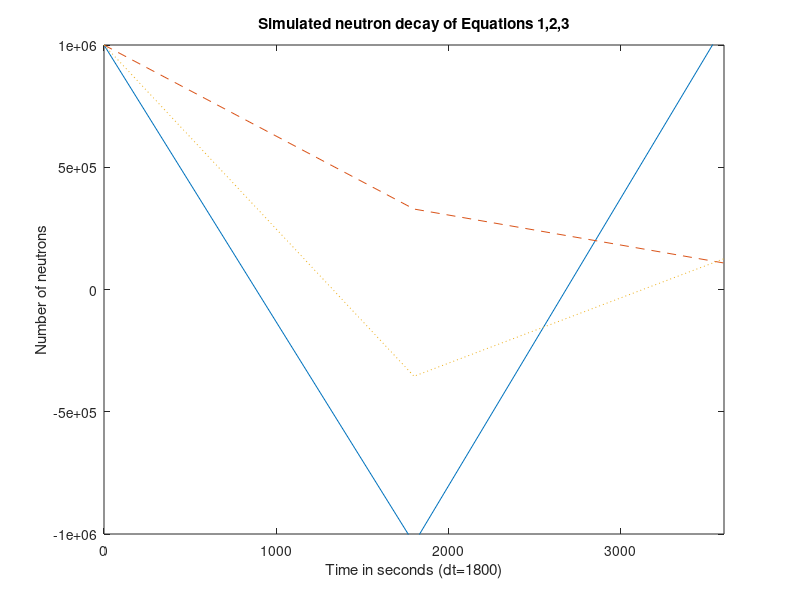

Source code (MATLAB):
clear;
A(1) = 1.e6;
B(1) = 1.e6;
C(1) = 1.e6;
t(1) = 0;
dt = 1800;
half_life_rate = log(2) / 612;
k = half_life_rate;
time_total = 3600.;
nl = time_total / dt;

for l = 1:nl
    t(l+1) = l * dt;
    A(l+1) = (1 - k * dt) * A(l);
    B(l+1) = B(l) / (1 + k * dt);
    C(l+1) = 0.5 * ((1 - k * dt) + 1 / (1 + k * dt)) * C(l);
end

plot(t,A,t,B,'--',t,C,':')
axis([0. 3600. -1.e6 1.e6]);
xlabel('Time in seconds (dt=1800)');
ylabel('Number of neutrons');
title('Simulated neutron decay of Equations 1,2,3');